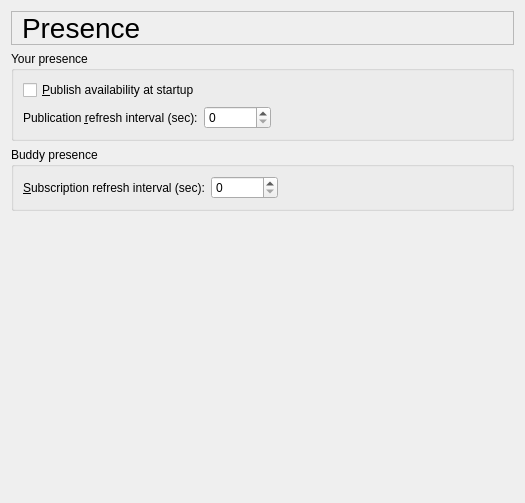
     <widget class="QWidget" name="pagePresence">
      <layout class="QVBoxLayout">
       <item>
        <widget class="QLabel" name="presTextLabel">
         <property name="font">
          <font>
           <pointsize>21</pointsize>
          </font>
         </property>
         <property name="frameShape">
          <enum>QFrame::StyledPanel</enum>
         </property>
         <property name="text">
          <string>Presence</string>
         </property>
         <property name="wordWrap">
          <bool>false</bool>
         </property>
         <property name="indent">
          <number>10</number>
         </property>
        </widget>
       </item>
       <item>
        <widget class="QGroupBox" name="presYourGroupBox">
         <property name="title">
          <string>Your presence</string>
         </property>
         <layout class="QVBoxLayout">
          <item>
           <widget class="QCheckBox" name="presPublishCheckBox">
            <property name="whatsThis">
             <string>Publish your availability at startup.</string>
            </property>
            <property name="text">
             <string>&amp;Publish availability at startup</string>
            </property>
            <property name="shortcut">
             <string>Alt+P</string>
            </property>
           </widget>
          </item>
          <item>
           <layout class="QHBoxLayout">
            <item>
             <widget class="QLabel" name="presPublishTimerTextLabel">
              <property name="text">
               <string>Publication &amp;refresh interval (sec):</string>
              </property>
              <property name="wordWrap">
               <bool>false</bool>
              </property>
              <property name="buddy">
               <cstring>presPublishTimeSpinBox</cstring>
              </property>
             </widget>
            </item>
            <item>
             <widget class="QSpinBox" name="presPublishTimeSpinBox">
              <property name="whatsThis">
               <string>Refresh rate of presence publications.</string>
              </property>
              <property name="maximum">
               <number>999999</number>
              </property>
              <property name="singleStep">
               <number>100</number>
              </property>
             </widget>
            </item>
            <item>
             <spacer>
              <property name="orientation">
               <enum>Qt::Horizontal</enum>
              </property>
              <property name="sizeType">
               <enum>QSizePolicy::Expanding</enum>
              </property>
              <property name="sizeHint" stdset="0">
               <size>
                <width>231</width>
                <height>20</height>
               </size>
              </property>
             </spacer>
            </item>
           </layout>
          </item>
         </layout>
        </widget>
       </item>
       <item>
        <widget class="QGroupBox" name="groupBox25">
         <property name="title">
          <string>Buddy presence</string>
         </property>
         <layout class="QVBoxLayout">
          <item>
           <layout class="QHBoxLayout">
            <item>
             <widget class="QLabel" name="presSubscribeTimerTextLabel">
              <property name="text">
               <string>&amp;Subscription refresh interval (sec):</string>
              </property>
              <property name="wordWrap">
               <bool>false</bool>
              </property>
              <property name="buddy">
               <cstring>presSubscribeTimeSpinBox</cstring>
              </property>
             </widget>
            </item>
            <item>
             <widget class="QSpinBox" name="presSubscribeTimeSpinBox">
              <property name="whatsThis">
               <string>Refresh rate of presence subscriptions.</string>
              </property>
              <property name="maximum">
               <number>999999</number>
              </property>
              <property name="singleStep">
               <number>100</number>
              </property>
             </widget>
            </item>
            <item>
             <spacer>
              <property name="orientation">
               <enum>Qt::Horizontal</enum>
              </property>
              <property name="sizeType">
               <enum>QSizePolicy::Expanding</enum>
              </property>
              <property name="sizeHint" stdset="0">
               <size>
                <width>191</width>
                <height>20</height>
               </size>
              </property>
             </spacer>
            </item>
           </layout>
          </item>
         </layout>
        </widget>
       </item>
       <item>
        <spacer>
         <property name="orientation">
          <enum>Qt::Vertical</enum>
         </property>
         <property name="sizeType">
          <enum>QSizePolicy::Expanding</enum>
         </property>
         <property name="sizeHint" stdset="0">
          <size>
           <width>20</width>
           <height>281</height>
          </size>
         </property>
        </spacer>
       </item>
      </layout>
     </widget>
